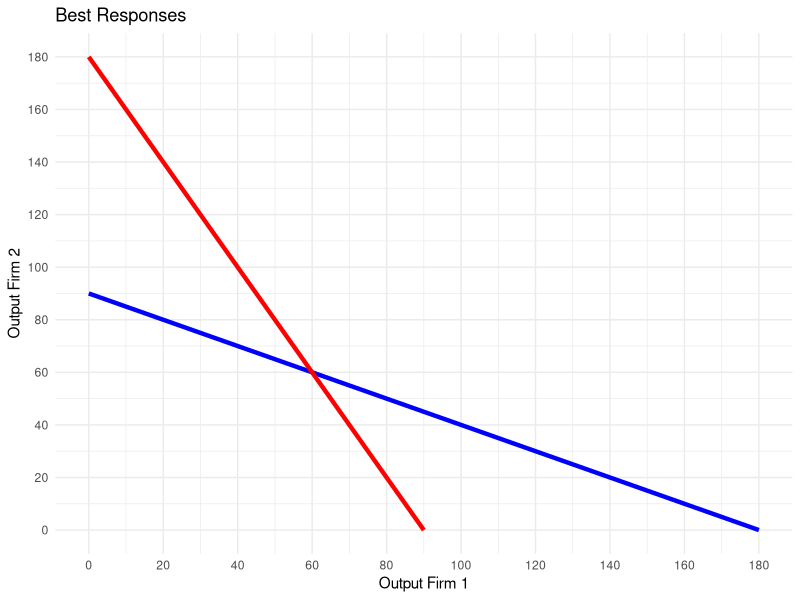
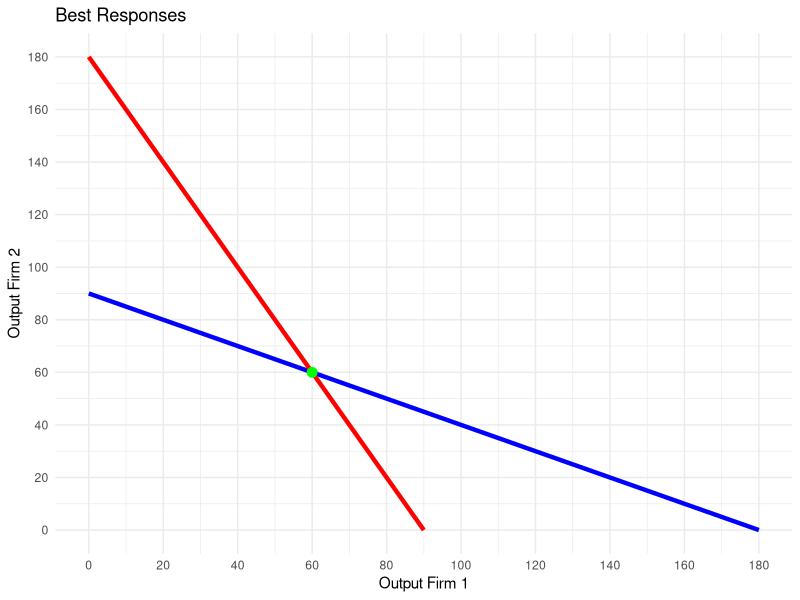

These figures' R source, in order:
## ---- chunk 1
knitr::opts_chunk$set(echo = FALSE)
knitr::opts_chunk$set(warning = FALSE, message = FALSE) 
library(ggplot2)
library(tidyverse)
#tinytex::install_tinytex(force =TRUE)
## ---- chunk 2
rm(list=ls())

# Create output q and define the range of values
cournotdata <- data.frame(output_firm1 = seq(0, 180, by = 10),
                 output_firm2 = seq(0, 180, by = 10))

# Create values with parameters of the functions 
a <- 200
c <- 20
b <- 1


## ---- chunk 3

# Compute best responses
cournotdata <- cournotdata %>% 
  mutate( bestresp_Firm1 = (a-c-b*output_firm2)*((2*b)^-1),
          bestresp_Firm2 = (a-c-b*output_firm1)*((2*b)^-1)
          )

ggplot() +
  geom_line(data = cournotdata, aes(x = output_firm1, y = bestresp_Firm2), color = "blue", size = 1.5) +
  geom_line(data = cournotdata, aes(x = bestresp_Firm1, y = output_firm2), color = "red", size = 1.5) +
  labs(title = "Best Responses", x = "Output Firm 1", y = "Output Firm 2") +
  scale_x_continuous(breaks = seq(0, max(cournotdata$output_firm1, cournotdata$bestresp_Firm1), by = 20)) +
  scale_y_continuous(breaks = seq(0, max(cournotdata$output_firm1, cournotdata$bestresp_Firm1), by = 20)) +
  theme_minimal()


  
  
## ---- chunk 4

# Compute best responses

nashoutput_firm1= (a-c)*((3*b)^-1)
nashoutput_firm2= (a-c)*((3*b)^-1)

ggplot() +
  geom_line(data = cournotdata, aes(x = output_firm1, y = bestresp_Firm2), color = "blue", size = 1.5) +
  geom_line(data = cournotdata, aes(x = bestresp_Firm1, y = output_firm2), color = "red", size = 1.5) +
  labs(title = "Best Responses", x = "Output Firm 1", y = "Output Firm 2") +
  geom_point(aes(x = nashoutput_firm1, y = nashoutput_firm2), color = "green", size = 3) +  # Add the single point
  scale_x_continuous(breaks = seq(0, max(cournotdata$output_firm1, cournotdata$bestresp_Firm1), by = 20)) +
  scale_y_continuous(breaks = seq(0, max(cournotdata$output_firm1, cournotdata$bestresp_Firm1), by = 20)) +
  theme_minimal()


  
  
